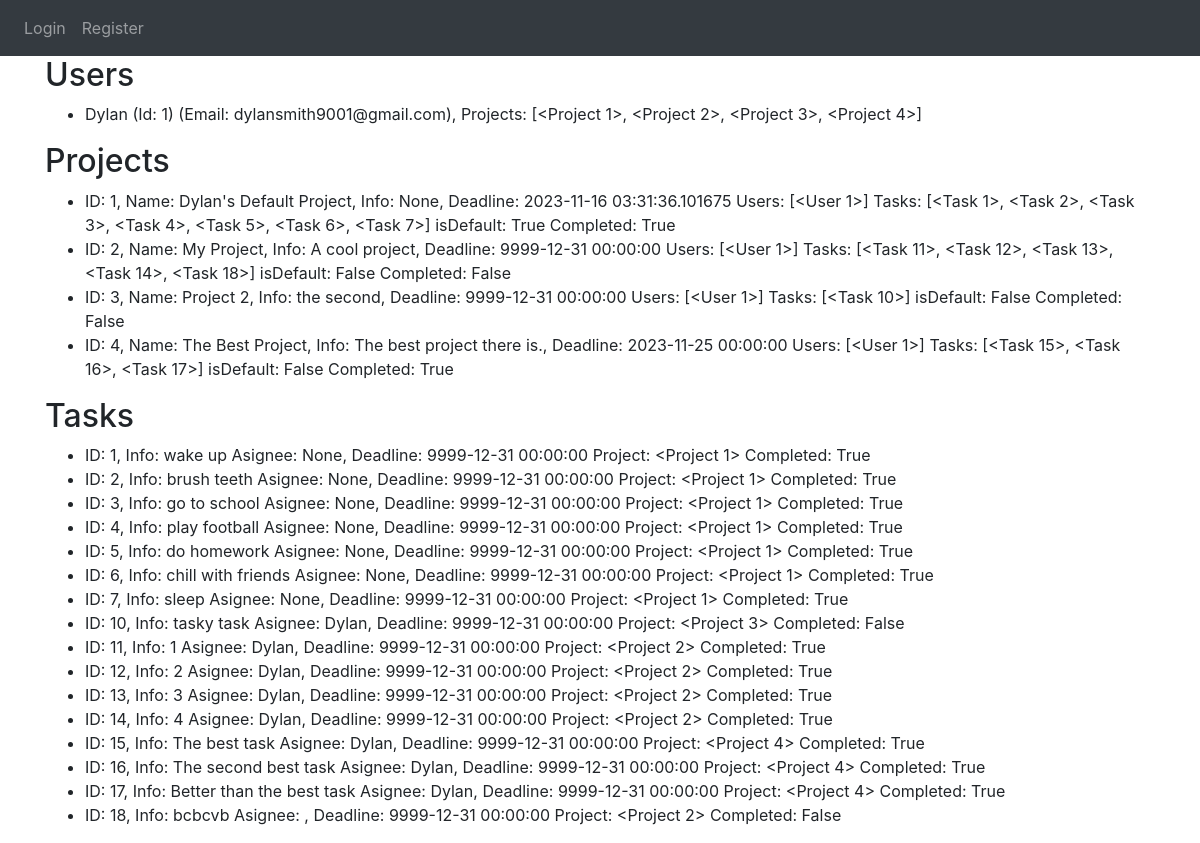
The page /database on the database as committed earlier.
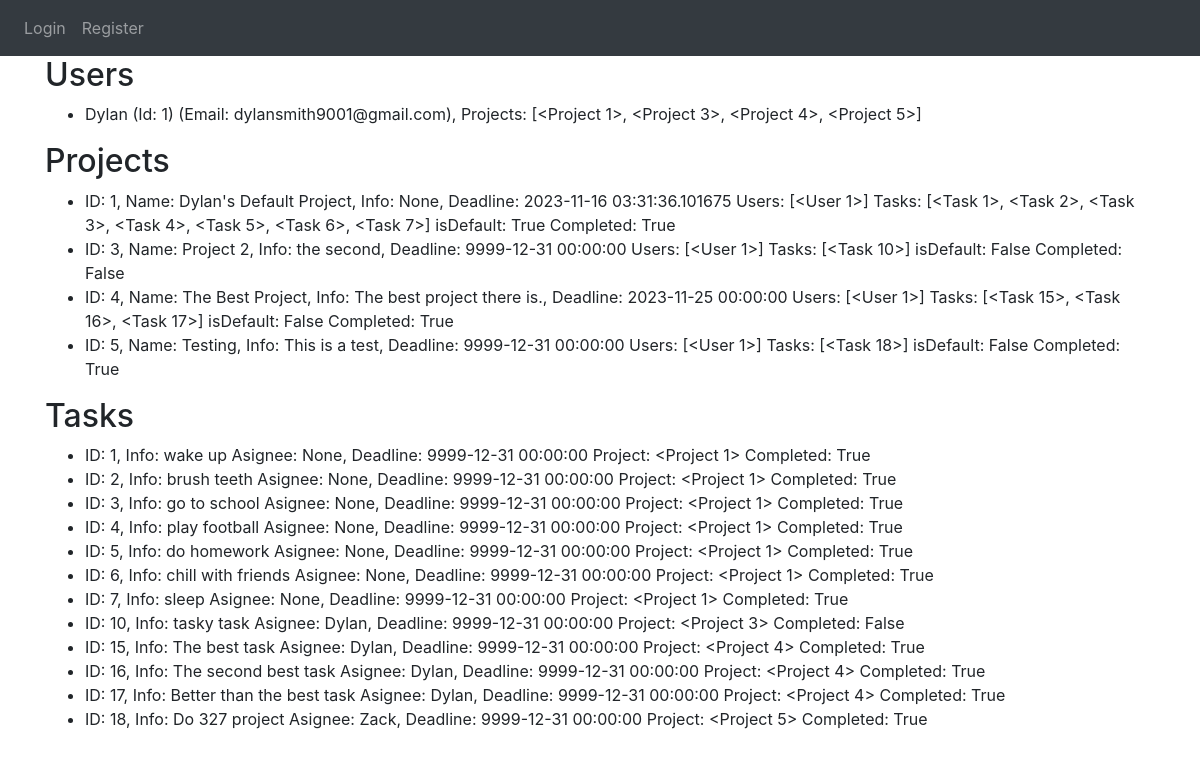
The same page on the database as committed later.
### website/models.py (models this page shows)
class User(db.Model, UserMixin):
    id = db.Column(db.Integer, primary_key=True)
    email = db.Column(db.String(50), unique = True)
    name = db.Column(db.String(50))
    password = db.Column(db.String(50))
    projects = db.relationship('Project', secondary='project_user_association', back_populates='users')
    def_project_id = db.Column(db.Integer, db.ForeignKey('project.id'), nullable=False)
    def_project = db.relationship('Project', lazy=True) # default project

class Project(db.Model):
    id = db.Column(db.Integer, primary_key=True)
    name = db.Column(db.String(120))
    start_date = db.Column(db.DateTime(timezone=True), default=func.now)
    deadline = db.Column(db.DateTime(timezone=True), default=func.now)
    description = db.Column(db.String(9999))
    users = db.relationship('User', secondary='project_user_association', back_populates='projects')
    is_default = db.Column(db.Boolean, default=False)
    completed = db.Column(db.Boolean, default=False)
    tasks = db.relationship('Task', backref='project', cascade='all, delete-orphan', lazy=True)

class Task(db.Model):
    id = db.Column(db.Integer, primary_key=True)
    assignee = db.Column(db.String(120))
    description = db.Column(db.String(9999))
    start_date = db.Column(db.DateTime(timezone=True), default=func.now)
    deadline = db.Column(db.DateTime(timezone=True), default=func.now)
    project_id = db.Column(db.Integer, db.ForeignKey('project.id'), nullable=False)
    completed = db.Column(db.Boolean, default=False)

### website/auth.py (the view)
@auth.route('/database')
def view_users():
    users = User.query.all()
    projects = Project.query.all()
    tasks  = Task.query.all()
    return render_template('database.html', user=current_user, users=users, projects=projects, tasks=tasks)

### website/templates/database.html (shortened to what this page needs)
{% extends "base.html" %}
{% block content%}
    <h2>Users</h2>
    <ul>
        {% for u in users %}
            <li>{{ u.name }} (Id: {{ u.id }}) (Email: {{ u.email }}), Projects: {{u.projects}}</li>
        {% endfor %}
    </ul>
    <h2>Projects</h2>
    <ul>
        {% for prj in projects %}
            <li>ID: {{ prj.id }}, Name: {{ prj.name }}, Info: {{ prj.description }}, Deadline: {{prj.deadline}} Users: {{prj.users}}
                Tasks: {{prj.tasks}} isDefault: {{prj.is_default}} Completed: {{prj.completed}}
            </li>
        {% endfor %}
    </ul>
    <h2>Tasks</h2>
    <ul>
        {% for tsk in tasks %}
            <li>ID: {{ tsk.id }}, Info: {{ tsk.description }} Asignee: {{tsk.assignee}},
                Deadline: {{tsk.deadline}} Project: {{tsk.project}} Completed: {{tsk.completed}}
            </li>
        {% endfor %}
    </ul>
{% endblock %}

### website/templates/base.html (shortened to what this page needs)
<DOCTYPE html>
<html>
    <head>
        <link rel="stylesheet" href="../static/styles.css"/>
        <link
            rel="stylesheet"
            href="https://stackpath.bootstrapcdn.com/bootstrap/4.4.1/css/bootstrap.min.css"
        />
        <link
            rel="stylesheet"
            href="https://stackpath.bootstrapcdn.com/font-awesome/4.7.0/css/font-awesome.min.css"
        />
    </head>
    <body>
        <nav class="navbar navbar-expand-lg navbar-dark bg-dark">
            <div class="collapse navbar-collapse" id="navbar">
                <div class="navbar-nav">
                    {% if user.is_authenticated %}
                    <a class="nav-item nav-link" id="homepage" href="/">Homepage</a>
                    <a class="nav-item nav-link" id="tasks" href="/tasks">Tasks</a>
                    <a class="nav-item nav-link" id="projects" href="/projectmanager">Projects</a>
                    <a class="nav-item nav-link" id="newproject" href="/newproject">New Project</a>
                    <a class="nav-item nav-link" id="logout" href="/logout">Logout</a>
                    {% else %}
                    <a class="nav-item nav-link" id="login" href="/login">Login</a>
                    <a class="nav-item nav-link" id="register" href="/register">Register</a>
                    {% endif %}
                </div>
            </div>
        </nav>
        <div class="container">{% block content %} {% endblock %}</div>
    </body>
</html>

Rows that differ between the two databases and show on the page:
removed Project: id "2", name "My Project", description "A cool project", deadline "9999-12-31 00:00:00", users "[<User 1>]", tasks "[<Task 11>, <Task 12>, <Task 13>, <Task 14>, <Task 18>]", is_default "False", completed "False"
removed Task: id "11", description "1", assignee "Dylan", deadline "9999-12-31 00:00:00", project "<Project 2>", completed "True"
removed Task: id "12", description "2", assignee "Dylan", deadline "9999-12-31 00:00:00", project "<Project 2>", completed "True"
removed Task: id "13", description "3", assignee "Dylan", deadline "9999-12-31 00:00:00", project "<Project 2>", completed "True"
removed Task: id "14", description "4", assignee "Dylan", deadline "9999-12-31 00:00:00", project "<Project 2>", completed "True"
computed for User "Dylan": projects "[<Project 1>, <Project 2>, <Project 3>, <Project 4>]" → "[<Project 1>, <Project 3>, <Project 4>, <Project 5>]"
added Project: id "5", name "Testing", description "This is a test", deadline "9999-12-31 00:00:00", users "[<User 1>]", tasks "[<Task 18>]", is_default "False", completed "True"
changed Task id 18: description "bcbcvb" → "Do 327 project"; assignee (not shown) → "Zack"; project "<Project 2>" → "<Project 5>"; completed "False" → "True"
